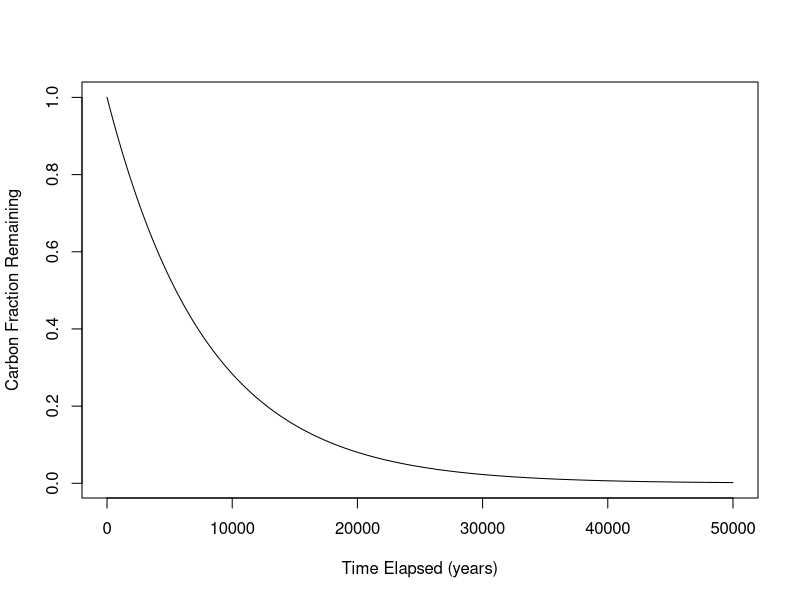
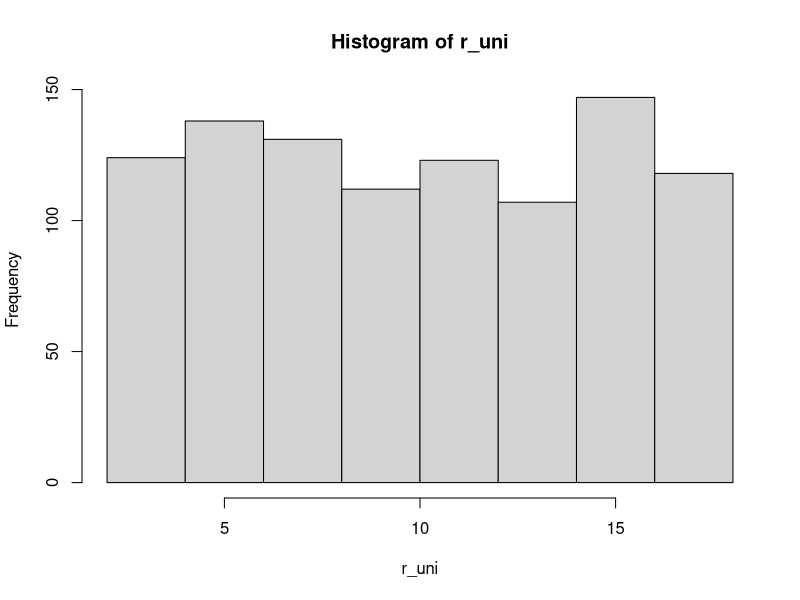
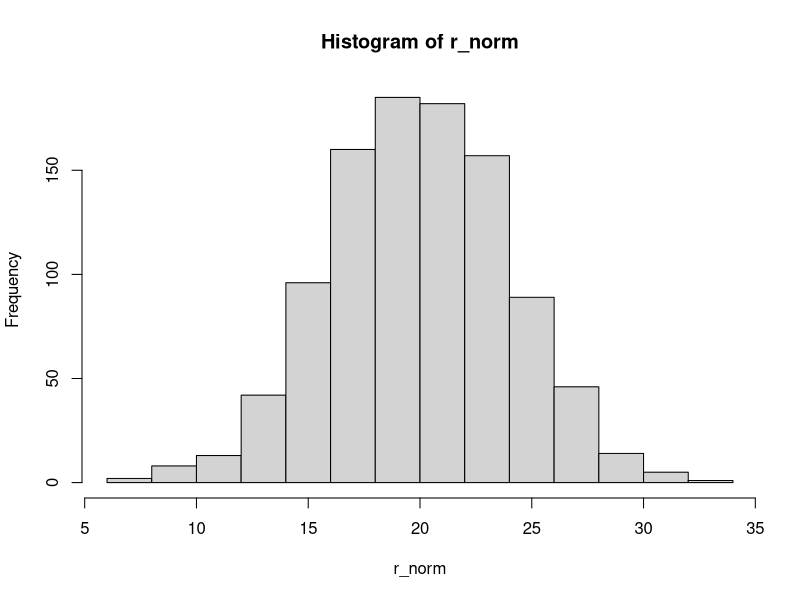

Write R code to recreate these figures, in order.
## ---- chunk 1
# at time t = 5500, half of the carbon remains.  i.e. C(5500)/C(0) = 0.5
b <- log(0.5) / -5500
t <- seq(0, 5e4, 100)
carbon_fraction <- function(t) {
  return(exp(-b*t))
}
plot(
  t, 
  carbon_fraction(t), 
  type="l", 
  ylab="Carbon Fraction Remaining",
  xlab="Time Elapsed (years)"
  )
## ---- chunk 2
# C(t) = 0.9, b found in part a
years_since_death <- log(0.9) / -b
## ---- chunk 3
A <- matrix(c(4, -2, 1, 6, 8, -5, 7, 9, 10), byrow=TRUE, nrow=3)
B <- matrix(c(6, 9, -4, 7, 5, 3, -8, 2, 1), byrow=TRUE, nrow=3)
C <- matrix(c(-4, -5, 2, 10, 6, 1, 3, -9, 8), byrow=TRUE, nrow=3)

identical(A %*% (B + C), A %*% B + A %*% C)
## ---- chunk 4
identical((A %*% B) %*% C, A %*% (B %*% C))
## ---- chunk 5
calculate_coefficients <- function(point1, point2, point3, point4) {
  A <- matrix(c(
    point1[1]**3, point1[1]**2, point1[1], 1,
    point2[1]**3, point2[1]**2, point2[1], 1,
    point3[1]**3, point3[1]**2, point3[1], 1,
    point4[1]**3, point4[1]**2, point4[1], 1
  ), nrow=4, byrow=TRUE)

  b <- matrix(c(
    point1[2], point2[2], point3[2], point4[2]),
    nrow=4
  )
  return(solve(A, b))
}
p1 <- c(-2, -20)
p2 <- c(0, 4)
p3 <- c(2, 68)
p4 <- c(4, 508)
calculate_coefficients(p1, p2, p3, p4)
## ---- chunk 6
r_uni <- runif(1000, min=2, max=18)
mean(r_uni)
## ---- chunk 7
hist(r_uni)
## ---- chunk 8
r_norm <- rnorm(1000, mean=20, sd=4)
mean(r_norm)
## ---- chunk 9
hist(r_norm)
## ---- chunk 10
x <- rnorm(1e4, mean=8, sd=sqrt(2))
y <- rnorm(1e4, mean=15, sd=sqrt(4))
mean(x+y) == mean(x) + mean(y)
var(x+y) == var(x) + var(y)
